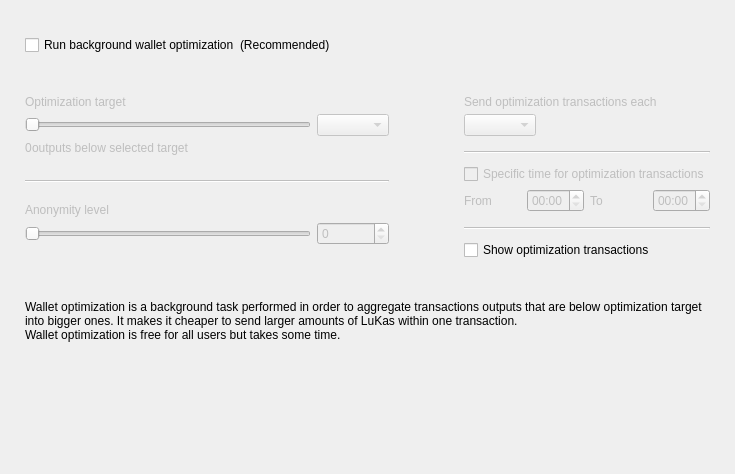
<?xml version="1.0" encoding="UTF-8"?>
<ui version="4.0">
 <class>OptimizationOptionsFrame</class>
 <widget class="QFrame" name="OptimizationOptionsFrame">
  <property name="geometry">
   <rect>
    <x>0</x>
    <y>0</y>
    <width>735</width>
    <height>474</height>
   </rect>
  </property>
  <property name="windowTitle">
   <string>Frame</string>
  </property>
  <property name="frameShape">
   <enum>QFrame::NoFrame</enum>
  </property>
  <property name="frameShadow">
   <enum>QFrame::Raised</enum>
  </property>
  <layout class="QVBoxLayout" name="verticalLayout">
   <property name="spacing">
    <number>0</number>
   </property>
   <property name="leftMargin">
    <number>25</number>
   </property>
   <property name="topMargin">
    <number>35</number>
   </property>
   <property name="rightMargin">
    <number>25</number>
   </property>
   <property name="bottomMargin">
    <number>0</number>
   </property>
   <item>
    <layout class="QHBoxLayout" name="horizontalLayout_2">
     <item>
      <widget class="QCheckBox" name="m_enableOptimizationCheck">
       <property name="text">
        <string>Run background wallet optimization</string>
       </property>
      </widget>
     </item>
     <item>
      <widget class="WalletGui::WalletNormalGrayTextLabel" name="label_8">
       <property name="text">
        <string>(Recommended)</string>
       </property>
      </widget>
     </item>
     <item>
      <spacer name="horizontalSpacer">
       <property name="orientation">
        <enum>Qt::Horizontal</enum>
       </property>
       <property name="sizeHint" stdset="0">
        <size>
         <width>40</width>
         <height>20</height>
        </size>
       </property>
      </spacer>
     </item>
    </layout>
   </item>
   <item>
    <spacer name="verticalSpacer_2">
     <property name="orientation">
      <enum>Qt::Vertical</enum>
     </property>
     <property name="sizeType">
      <enum>QSizePolicy::Fixed</enum>
     </property>
     <property name="sizeHint" stdset="0">
      <size>
       <width>20</width>
       <height>40</height>
      </size>
     </property>
    </spacer>
   </item>
   <item>
    <widget class="QWidget" name="m_optimizationOptionsWidget" native="true">
     <property name="enabled">
      <bool>true</bool>
     </property>
     <layout class="QHBoxLayout" name="horizontalLayout">
      <property name="spacing">
       <number>75</number>
      </property>
      <property name="leftMargin">
       <number>0</number>
      </property>
      <property name="topMargin">
       <number>0</number>
      </property>
      <property name="rightMargin">
       <number>0</number>
      </property>
      <property name="bottomMargin">
       <number>0</number>
      </property>
      <item alignment="Qt::AlignTop">
       <widget class="QWidget" name="widget1" native="true">
        <property name="enabled">
         <bool>false</bool>
        </property>
        <layout class="QGridLayout" name="gridLayout" columnstretch="50,0,0,0">
         <property name="leftMargin">
          <number>0</number>
         </property>
         <property name="topMargin">
          <number>0</number>
         </property>
         <property name="rightMargin">
          <number>0</number>
         </property>
         <property name="bottomMargin">
          <number>0</number>
         </property>
         <property name="verticalSpacing">
          <number>5</number>
         </property>
         <item row="0" column="0" colspan="4">
          <widget class="WalletGui::WalletNormalBlackTextLabel" name="label_5">
           <property name="text">
            <string>Optimization target</string>
           </property>
           <property name="indent">
            <number>0</number>
           </property>
          </widget>
         </item>
         <item row="4" column="0" colspan="4">
          <spacer name="verticalSpacer_3">
           <property name="orientation">
            <enum>Qt::Vertical</enum>
           </property>
           <property name="sizeType">
            <enum>QSizePolicy::Fixed</enum>
           </property>
           <property name="sizeHint" stdset="0">
            <size>
             <width>20</width>
             <height>20</height>
            </size>
           </property>
          </spacer>
         </item>
         <item row="1" column="0" colspan="3">
          <widget class="QSlider" name="m_thresholdSlider">
           <property name="maximum">
            <number>6</number>
           </property>
           <property name="pageStep">
            <number>1</number>
           </property>
           <property name="orientation">
            <enum>Qt::Horizontal</enum>
           </property>
          </widget>
         </item>
         <item row="1" column="3">
          <widget class="QComboBox" name="m_thresholdCombo"/>
         </item>
         <item row="5" column="0" colspan="4">
          <widget class="Line" name="line">
           <property name="orientation">
            <enum>Qt::Horizontal</enum>
           </property>
          </widget>
         </item>
         <item row="6" column="0" colspan="4">
          <spacer name="verticalSpacer_4">
           <property name="orientation">
            <enum>Qt::Vertical</enum>
           </property>
           <property name="sizeType">
            <enum>QSizePolicy::Fixed</enum>
           </property>
           <property name="sizeHint" stdset="0">
            <size>
             <width>20</width>
             <height>15</height>
            </size>
           </property>
          </spacer>
         </item>
         <item row="8" column="3">
          <widget class="QSpinBox" name="m_mixinSpin">
           <property name="buttonSymbols">
            <enum>QAbstractSpinBox::UpDownArrows</enum>
           </property>
          </widget>
         </item>
         <item row="7" column="0" colspan="4">
          <widget class="WalletGui::WalletNormalBlackTextLabel" name="label_7">
           <property name="text">
            <string>Anonymity level</string>
           </property>
           <property name="indent">
            <number>0</number>
           </property>
          </widget>
         </item>
         <item row="8" column="0" colspan="3">
          <widget class="QSlider" name="m_mixinSlider">
           <property name="pageStep">
            <number>1</number>
           </property>
           <property name="orientation">
            <enum>Qt::Horizontal</enum>
           </property>
          </widget>
         </item>
         <item row="2" column="0" colspan="4">
          <spacer name="verticalSpacer_12">
           <property name="orientation">
            <enum>Qt::Vertical</enum>
           </property>
           <property name="sizeType">
            <enum>QSizePolicy::Fixed</enum>
           </property>
           <property name="sizeHint" stdset="0">
            <size>
             <width>20</width>
             <height>0</height>
            </size>
           </property>
          </spacer>
         </item>
         <item row="3" column="0" colspan="4">
          <layout class="QHBoxLayout" name="horizontalLayout_3" stretch="0,1">
           <item>
            <widget class="QLabel" name="m_nonOptimizedOutputsLabel">
             <property name="text">
              <string>0</string>
             </property>
            </widget>
           </item>
           <item>
            <widget class="WalletGui::WalletNormalBlackTextLabel" name="m_nonOptimizedOutputsTextLabel">
             <property name="text">
              <string>outputs below selected target</string>
             </property>
            </widget>
           </item>
          </layout>
         </item>
        </layout>
       </widget>
      </item>
      <item>
       <layout class="QVBoxLayout" name="verticalLayout_3">
        <property name="spacing">
         <number>10</number>
        </property>
        <property name="rightMargin">
         <number>0</number>
        </property>
        <property name="bottomMargin">
         <number>0</number>
        </property>
        <item>
         <widget class="QWidget" name="widget2" native="true">
          <property name="enabled">
           <bool>false</bool>
          </property>
          <layout class="QGridLayout" name="gridLayout_2" columnstretch="0,0,0,0">
           <property name="leftMargin">
            <number>0</number>
           </property>
           <property name="topMargin">
            <number>0</number>
           </property>
           <property name="rightMargin">
            <number>0</number>
           </property>
           <property name="bottomMargin">
            <number>0</number>
           </property>
           <property name="verticalSpacing">
            <number>5</number>
           </property>
           <item row="2" column="0" colspan="2" alignment="Qt::AlignLeft">
            <widget class="QComboBox" name="m_periodCombo"/>
           </item>
           <item row="8" column="0">
            <widget class="WalletGui::WalletNormalBlackTextLabel" name="label_2">
             <property name="text">
              <string>From</string>
             </property>
            </widget>
           </item>
           <item row="8" column="1">
            <widget class="QTimeEdit" name="m_startTimeEdit">
             <property name="enabled">
              <bool>false</bool>
             </property>
             <property name="displayFormat">
              <string>HH:mm</string>
             </property>
            </widget>
           </item>
           <item row="8" column="2">
            <widget class="WalletGui::WalletNormalBlackTextLabel" name="label_3">
             <property name="text">
              <string>To</string>
             </property>
            </widget>
           </item>
           <item row="8" column="3">
            <widget class="QTimeEdit" name="m_stopTimeEdit">
             <property name="enabled">
              <bool>false</bool>
             </property>
             <property name="displayFormat">
              <string>HH:mm</string>
             </property>
            </widget>
           </item>
           <item row="6" column="0" colspan="4">
            <widget class="QCheckBox" name="m_optimizationTimeCheck">
             <property name="text">
              <string>Specific time for optimization transactions</string>
             </property>
            </widget>
           </item>
           <item row="4" column="0" colspan="4">
            <widget class="Line" name="line_2">
             <property name="orientation">
              <enum>Qt::Horizontal</enum>
             </property>
            </widget>
           </item>
           <item row="0" column="0" colspan="4">
            <widget class="WalletGui::WalletNormalBlackTextLabel" name="label_4">
             <property name="text">
              <string>Send optimization transactions each</string>
             </property>
             <property name="indent">
              <number>0</number>
             </property>
            </widget>
           </item>
           <item row="7" column="0" colspan="4">
            <spacer name="verticalSpacer_8">
             <property name="orientation">
              <enum>Qt::Vertical</enum>
             </property>
             <property name="sizeType">
              <enum>QSizePolicy::Fixed</enum>
             </property>
             <property name="sizeHint" stdset="0">
              <size>
               <width>20</width>
               <height>0</height>
              </size>
             </property>
            </spacer>
           </item>
           <item row="3" column="0" colspan="4">
            <spacer name="verticalSpacer_6">
             <property name="orientation">
              <enum>Qt::Vertical</enum>
             </property>
             <property name="sizeType">
              <enum>QSizePolicy::Fixed</enum>
             </property>
             <property name="sizeHint" stdset="0">
              <size>
               <width>20</width>
               <height>10</height>
              </size>
             </property>
            </spacer>
           </item>
           <item row="10" column="0" colspan="4">
            <widget class="Line" name="line_3">
             <property name="orientation">
              <enum>Qt::Horizontal</enum>
             </property>
            </widget>
           </item>
           <item row="1" column="0" colspan="4">
            <spacer name="verticalSpacer_5">
             <property name="orientation">
              <enum>Qt::Vertical</enum>
             </property>
             <property name="sizeType">
              <enum>QSizePolicy::Fixed</enum>
             </property>
             <property name="sizeHint" stdset="0">
              <size>
               <width>20</width>
               <height>0</height>
              </size>
             </property>
            </spacer>
           </item>
           <item row="5" column="0" colspan="4">
            <spacer name="verticalSpacer_7">
             <property name="orientation">
              <enum>Qt::Vertical</enum>
             </property>
             <property name="sizeType">
              <enum>QSizePolicy::Fixed</enum>
             </property>
             <property name="sizeHint" stdset="0">
              <size>
               <width>20</width>
               <height>5</height>
              </size>
             </property>
            </spacer>
           </item>
           <item row="9" column="0" colspan="4">
            <spacer name="verticalSpacer_10">
             <property name="orientation">
              <enum>Qt::Vertical</enum>
             </property>
             <property name="sizeType">
              <enum>QSizePolicy::Fixed</enum>
             </property>
             <property name="sizeHint" stdset="0">
              <size>
               <width>20</width>
               <height>10</height>
              </size>
             </property>
            </spacer>
           </item>
          </layout>
         </widget>
        </item>
        <item>
         <widget class="QCheckBox" name="m_showFusionTransactionsCheck">
          <property name="enabled">
           <bool>true</bool>
          </property>
          <property name="text">
           <string>Show optimization transactions</string>
          </property>
         </widget>
        </item>
       </layout>
      </item>
     </layout>
    </widget>
   </item>
   <item>
    <spacer name="verticalSpacer_11">
     <property name="orientation">
      <enum>Qt::Vertical</enum>
     </property>
     <property name="sizeType">
      <enum>QSizePolicy::Fixed</enum>
     </property>
     <property name="sizeHint" stdset="0">
      <size>
       <width>20</width>
       <height>40</height>
      </size>
     </property>
    </spacer>
   </item>
   <item>
    <widget class="WalletGui::WalletExtraNormalGrayTextLabel" name="m_helpLabel">
     <property name="text">
      <string>Wallet optimization is a background task performed in order to aggregate transactions outputs that are below optimization target into bigger ones. It makes it cheaper to send larger amounts of LuKas within one transaction.
Wallet optimization is free for all users but takes some time.</string>
     </property>
     <property name="wordWrap">
      <bool>true</bool>
     </property>
    </widget>
   </item>
   <item>
    <spacer name="verticalSpacer">
     <property name="orientation">
      <enum>Qt::Vertical</enum>
     </property>
     <property name="sizeHint" stdset="0">
      <size>
       <width>20</width>
       <height>40</height>
      </size>
     </property>
    </spacer>
   </item>
  </layout>
 </widget>
 <customwidgets>
  <customwidget>
   <class>WalletGui::WalletNormalGrayTextLabel</class>
   <extends>QLabel</extends>
   <header>Gui/Common/WalletTextLabel.h</header>
  </customwidget>
  <customwidget>
   <class>WalletGui::WalletNormalBlackTextLabel</class>
   <extends>QLabel</extends>
   <header>Gui/Common/WalletTextLabel.h</header>
  </customwidget>
  <customwidget>
   <class>WalletGui::WalletExtraNormalGrayTextLabel</class>
   <extends>QLabel</extends>
   <header>Gui/Common/WalletTextLabel.h</header>
  </customwidget>
 </customwidgets>
 <resources/>
 <connections>
  <connection>
   <sender>m_enableOptimizationCheck</sender>
   <signal>toggled(bool)</signal>
   <receiver>widget1</receiver>
   <slot>setEnabled(bool)</slot>
   <hints>
    <hint type="sourcelabel">
     <x>147</x>
     <y>47</y>
    </hint>
    <hint type="destinationlabel">
     <x>176</x>
     <y>204</y>
    </hint>
   </hints>
  </connection>
  <connection>
   <sender>m_thresholdSlider</sender>
   <signal>valueChanged(int)</signal>
   <receiver>OptimizationOptionsFrame</receiver>
   <slot>thresholdChanged(int)</slot>
   <hints>
    <hint type="sourcelabel">
     <x>116</x>
     <y>139</y>
    </hint>
    <hint type="destinationlabel">
     <x>355</x>
     <y>194</y>
    </hint>
   </hints>
  </connection>
  <connection>
   <sender>m_mixinSlider</sender>
   <signal>valueChanged(int)</signal>
   <receiver>OptimizationOptionsFrame</receiver>
   <slot>mixinChanged(int)</slot>
   <hints>
    <hint type="sourcelabel">
     <x>116</x>
     <y>240</y>
    </hint>
    <hint type="destinationlabel">
     <x>367</x>
     <y>236</y>
    </hint>
   </hints>
  </connection>
  <connection>
   <sender>m_optimizationTimeCheck</sender>
   <signal>toggled(bool)</signal>
   <receiver>m_startTimeEdit</receiver>
   <slot>setEnabled(bool)</slot>
   <hints>
    <hint type="sourcelabel">
     <x>543</x>
     <y>179</y>
    </hint>
    <hint type="destinationlabel">
     <x>501</x>
     <y>207</y>
    </hint>
   </hints>
  </connection>
  <connection>
   <sender>m_optimizationTimeCheck</sender>
   <signal>toggled(bool)</signal>
   <receiver>m_stopTimeEdit</receiver>
   <slot>setEnabled(bool)</slot>
   <hints>
    <hint type="sourcelabel">
     <x>543</x>
     <y>179</y>
    </hint>
    <hint type="destinationlabel">
     <x>643</x>
     <y>207</y>
    </hint>
   </hints>
  </connection>
  <connection>
   <sender>m_mixinSpin</sender>
   <signal>valueChanged(int)</signal>
   <receiver>OptimizationOptionsFrame</receiver>
   <slot>mixinChanged(int)</slot>
   <hints>
    <hint type="sourcelabel">
     <x>273</x>
     <y>271</y>
    </hint>
    <hint type="destinationlabel">
     <x>367</x>
     <y>236</y>
    </hint>
   </hints>
  </connection>
  <connection>
   <sender>m_thresholdCombo</sender>
   <signal>currentIndexChanged(int)</signal>
   <receiver>OptimizationOptionsFrame</receiver>
   <slot>thresholdChanged(int)</slot>
   <hints>
    <hint type="sourcelabel">
     <x>270</x>
     <y>139</y>
    </hint>
    <hint type="destinationlabel">
     <x>367</x>
     <y>236</y>
    </hint>
   </hints>
  </connection>
  <connection>
   <sender>m_enableOptimizationCheck</sender>
   <signal>toggled(bool)</signal>
   <receiver>widget2</receiver>
   <slot>setEnabled(bool)</slot>
   <hints>
    <hint type="sourcelabel">
     <x>158</x>
     <y>48</y>
    </hint>
    <hint type="destinationlabel">
     <x>556</x>
     <y>197</y>
    </hint>
   </hints>
  </connection>
 </connections>
 <slots>
  <slot>thresholdChanged(int)</slot>
  <slot>mixinChanged(int)</slot>
 </slots>
</ui>
